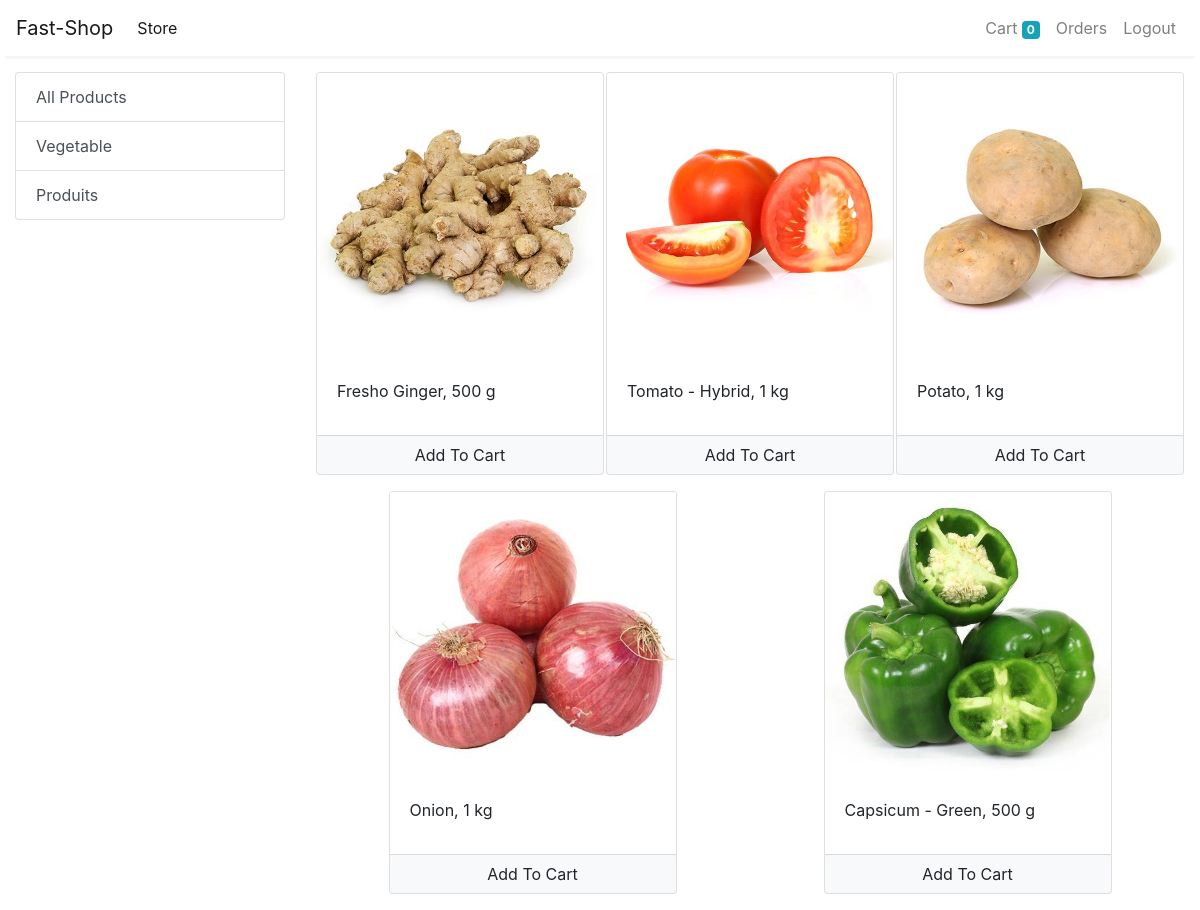
Screenshot of /store?category=3 (signed in) with the database file from the repository.
### store/models/category.py (models this page shows, shortened)
class Category(models.Model):
    name = models.CharField(max_length=20)
    @staticmethod
    def get_all_categories():
        return Category.objects.all()

### store/models/product.py (models this page shows, shortened)
class Product(models.Model):
    name = models.CharField(max_length=50)
    price = models.IntegerField(default=0)
    category = models.ForeignKey(Category, on_delete=models.CASCADE, default=1)
    description = models.CharField(max_length=200, default='' , null=True , blank=True)
    image = models.ImageField(upload_to='uploads/products/')
    @staticmethod
    def get_all_products_by_categoryid(category_id):
        if category_id:
            return Product.objects.filter(category = category_id)
        else:
            return Product.get_all_products();

### store/views/home.py (the view)
# urls.py: path('' , include('store.urls'))
def store(request):
    cart = request.session.get('cart')
    if not cart:
        request.session['cart'] = {}
    products = None
    categories = Category.get_all_categories()
    categoryID = request.GET.get('category')
    if categoryID:
        products = Product.get_all_products_by_categoryid(categoryID)
    else:
        products = Product.get_all_products();
    data = {}
    data['products'] = products
    data['categories'] = categories
    print('you are : ', request.session.get('email'))
    return render(request, 'index.html', data)

### store/templatetags/cart.py (called while the page is built)
@register.filter(name='is_in_cart')
def is_in_cart(product  , cart):
    keys = cart.keys()
    for id in keys:
        if int(id) == product.id:
            return True
    return False;

### store/templatetags/custom_filter.py (called while the page is built)
@register.filter(name='currency')
def currency(number):
    return ""

### store/templates/index.html (shortened to what this page needs)
{% extends 'base.html' %}
{% block content %}
{% load cart %}
{% load custom_filter %}
<div class="container-fluid mt-3">
	<div class="row">
		<div class="col-lg-3 mx-auto">
			<div class="list-group">
				<a href="/" class="list-group-item list-group-item-action">All Products</a>
				{% for category in categories %}
				<a href="/?category={{category.id}}"
					class="list-group-item list-group-item-action">{{category.name}}</a>
				{% endfor %}
			</div>
		</div>
		<div id='products' class="col-lg-9 mx-auto">
			<div class="row mx-auto">
				{% for product in products %}
				<div class="card mx-auto mb-3" id={{product.id}} style="width: 18rem;">
					<img class="card-img-top" src="{{product.image.url}}" alt="Card image cap">
					<div class="card-body">
						<p class="card-title">{{product.name}}</p>
					</div>
					<div class="card-footer p-0 no-gutters">
						{% if product|is_in_cart:request.session.cart %}
						<div class="row no-gutters">
							<form action="/#{{product.id}}" class="col-2 " method="post">
								{% csrf_token %}
								<input hidden type="text" name='product' value='{{product.id}}'>
								<input hidden type="text" name='remove' value='True'>
								<input type="submit" value=" - " class="btn btn-block btn-light border-right">
							</form>
							<div class="text-center col">{{product|cart_quantity:request.session.cart}} in Cart</div>
							<form action="/#{{product.id}}" class="col-2 " method="post">
								{% csrf_token %}
								<input hidden type="text" name='product' value='{{product.id}}'>
								<input type="submit" value=" + " class="btn btn-block btn-light border-left">
							</form>
						</div>
						{% else %}
						<form action="/#{{product.id}}" method="POST" class="btn-block">
							<input type="submit" class="float-right btn btn-light  form-control"
								value="Add To Cart">
						</form>
						{% endif %}
					</div>
				</div>
				{% endfor %}
			</div>
		</div>
	</div>
</div>
{% endblock %}

### rows the page displays
Category: name "Vegetable"
Category: name "Produits"
Product: image (picture), name "Fresho Ginger, 500 g"
Product: image (picture), name "Tomato - Hybrid, 1 kg"
Product: image (picture), name "Potato, 1 kg"
Product: image (picture), name "Onion, 1 kg"
Product: {{ product.id }} 18 (drawn), image (picture), name "Capsicum - Green, 500 g"

### other values shown
{{ request.session.cart.keys|length }} "0"
